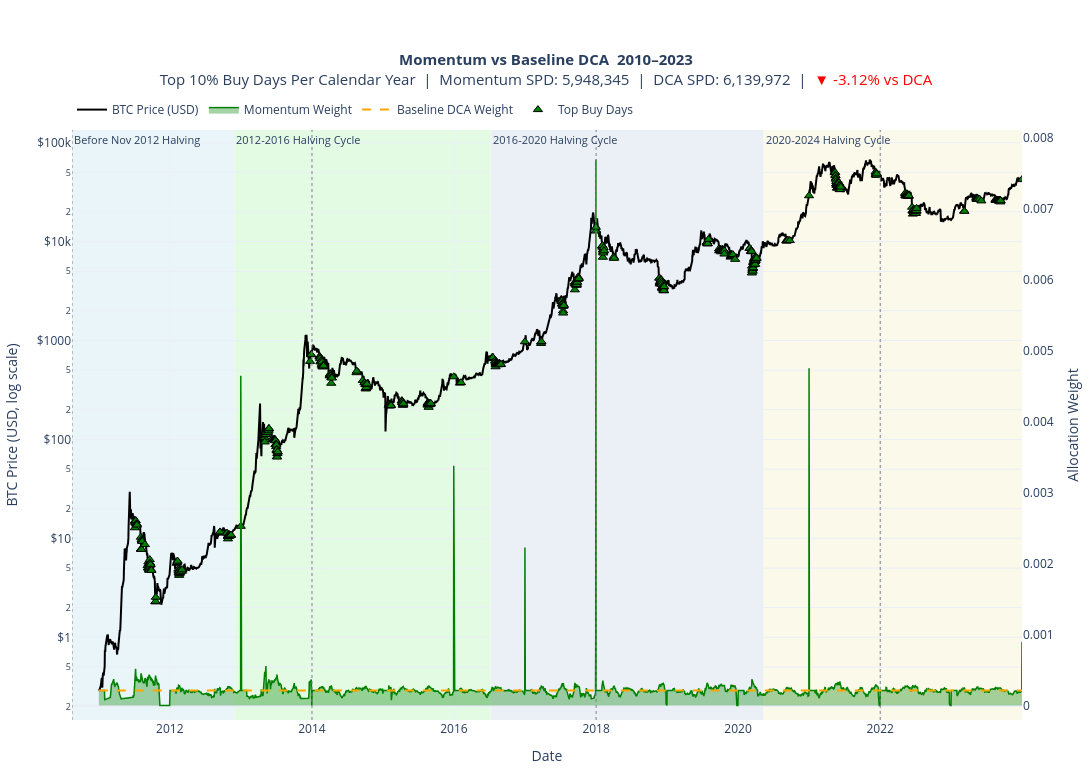

The cell this chart's notebook holds for it:
### Code cell
cols = plots.StrategyColumns(
    weight="momentum_weight",
    spd="sats_per_dollar_dynamic",
    sats_accum="sats_accum_dynamic",
)

# Full period
full_plot = plots.plot_strategy_full_period(plot_df, cols, "Momentum", ("2010-08-16", "2023-12-31"))
plt.show()

### Figure 1 — Plotly figure (JSON) as saved in the notebook; plotly's stock layout.template omitted (floating-point values rounded to 4 significant figures; data arrays with more than 128 entries replaced by an {"elided": "..."} marker saying what was removed)
{"data": [{"customdata": {"elided": "4745x8 mixed values"}, "hovertemplate": "<b>Date</b>: %{x|%Y-%m-%d}<br><b>Year</b>: %{customdata[0]}<br><b>Cycle</b>: %{customdata[1]}<br><b>BTC Price</b>: $%{y:,.2f}<br><b>Momentum Weight</b>: %{customdata[2]:.8f}<br><b>DCA Weight</b>: %{customdata[3]:.8f}<br><b>Momentum sats/$</b>: %{customdata[4]:,.2f}<br><b>DCA sats/$</b>: %{customdata[5]:,.2f}<br><b>Momentum sats accum.</b>: %{customdata[6]:,.2f}<br><b>DCA sats accum.</b>: %{customdata[7]:,.2f}<extra></extra>", "line": {"color": "black", "width": 2}, "mode": "lines", "name": "BTC Price (USD)", "type": "scatter", "x": {"elided": "4745 str values"}, "y": {"elided": "4745 float values"}, "yaxis": "y"}, {"customdata": {"elided": "4745x5 mixed values"}, "fill": "tozeroy", "fillcolor": "rgba(0, 128, 0, 0.35)", "hovertemplate": "<b>Date</b>: %{x|%Y-%m-%d}<br><b>Year</b>: %{customdata[0]}<br><b>Cycle</b>: %{customdata[1]}<br><b>Momentum Weight</b>: %{y:.8f}<br><b>BTC Price</b>: $%{customdata[2]:,.2f}<br><b>Momentum sats/$</b>: %{customdata[3]:,.2f}<br><b>Momentum sats accum.</b>: %{customdata[4]:,.2f}<extra></extra>", "line": {"color": "green", "width": 1.5}, "mode": "lines", "name": "Momentum Weight", "type": "scatter", "x": {"elided": "4745 str values"}, "y": {"elided": "4745 float values"}, "yaxis": "y2"}, {"customdata": {"elided": "4745x5 mixed values"}, "hovertemplate": "<b>Date</b>: %{x|%Y-%m-%d}<br><b>Year</b>: %{customdata[0]}<br><b>Cycle</b>: %{customdata[1]}<br><b>DCA Weight</b>: %{y:.8f}<br><b>BTC Price</b>: $%{customdata[2]:,.2f}<br><b>DCA sats/$</b>: %{customdata[3]:,.2f}<br><b>DCA sats accum.</b>: %{customdata[4]:,.2f}<extra></extra>", "line": {"color": "orange", "dash": "dash", "width": 2}, "mode": "lines", "name": "Baseline DCA Weight", "type": "scatter", "x": {"elided": "4745 str values"}, "y": {"elided": "4745 float values"}, "yaxis": "y2"}, {"customdata": {"elided": "481x3 float values"}, "hovertemplate": "<b>Top Buy Date</b>: %{x|%Y-%m-%d}<br><b>Year</b>: %{customdata[0]}<br><b>BTC Price</b>: $%{y:,.2f}<br><b>Momentum Weight</b>: %{customdata[1]:.8f}<br><b>Year Threshold</b>: %{customdata[2]:.8f}<extra></extra>", "marker": {"color": "green", "line": {"color": "black", "width": 1}, "size": 8, "symbol": "triangle-up"}, "mode": "markers", "name": "Top Buy Days", "type": "scatter", "x": {"elided": "481 str values"}, "y": {"elided": "481 float values"}, "yaxis": "y"}], "layout": {"annotations": [{"font": {"size": 11}, "showarrow": false, "text": "Before Nov 2012 Halving", "x": "2010-08-16T00:00:00", "xanchor": "left", "xref": "x", "y": 1, "yanchor": "top", "yref": "y domain"}, {"font": {"size": 11}, "showarrow": false, "text": "2012-2016 Halving Cycle", "x": "2012-11-28T00:00:00", "xanchor": "left", "xref": "x", "y": 1, "yanchor": "top", "yref": "y domain"}, {"font": {"size": 11}, "showarrow": false, "text": "2016-2020 Halving Cycle", "x": "2016-07-09T00:00:00", "xanchor": "left", "xref": "x", "y": 1, "yanchor": "top", "yref": "y domain"}, {"font": {"size": 11}, "showarrow": false, "text": "2020-2024 Halving Cycle", "x": "2020-05-11T00:00:00", "xanchor": "left", "xref": "x", "y": 1, "yanchor": "top", "yref": "y domain"}], "height": 780, "hovermode": "x unified", "legend": {"orientation": "h", "x": 0, "xanchor": "left", "y": 1.01, "yanchor": "bottom"}, "margin": {"b": 60, "l": 70, "r": 70, "t": 130}, "shapes": [{"fillcolor": "rgba(173, 216, 230, 0.25)", "layer": "below", "line": {"width": 0}, "opacity": 1, "type": "rect", "x0": "2010-08-16T00:00:00", "x1": "2012-11-27T00:00:00", "xref": "x", "y0": 0, "y1": 1, "yref": "y domain"}, {"fillcolor": "rgba(144, 238, 144, 0.25)", "layer": "below", "line": {"width": 0}, "opacity": 1, "type": "rect", "x0": "2012-11-28T00:00:00", "x1": "2016-07-08T00:00:00", "xref": "x", "y0": 0, "y1": 1, "yref": "y domain"}, {"fillcolor": "rgba(176, 196, 222, 0.25)", "layer": "below", "line": {"width": 0}, "opacity": 1, "type": "rect", "x0": "2016-07-09T00:00:00", "x1": "2020-05-10T00:00:00", "xref": "x", "y0": 0, "y1": 1, "yref": "y domain"}, {"fillcolor": "rgba(238, 232, 170, 0.25)", "layer": "below", "line": {"width": 0}, "opacity": 1, "type": "rect", "x0": "2020-05-11T00:00:00", "x1": "2023-12-31T00:00:00", "xref": "x", "y0": 0, "y1": 1, "yref": "y domain"}, {"line": {"color": "gray", "dash": "dot", "width": 1}, "type": "line", "x0": "2010-08-16T00:00:00", "x1": "2010-08-16T00:00:00", "xref": "x", "y0": 0, "y1": 1, "yref": "y domain"}, {"line": {"color": "gray", "dash": "dot", "width": 1}, "type": "line", "x0": "2014-01-01T00:00:00", "x1": "2014-01-01T00:00:00", "xref": "x", "y0": 0, "y1": 1, "yref": "y domain"}, {"line": {"color": "gray", "dash": "dot", "width": 1}, "type": "line", "x0": "2018-01-01T00:00:00", "x1": "2018-01-01T00:00:00", "xref": "x", "y0": 0, "y1": 1, "yref": "y domain"}, {"line": {"color": "gray", "dash": "dot", "width": 1}, "type": "line", "x0": "2022-01-01T00:00:00", "x1": "2022-01-01T00:00:00", "xref": "x", "y0": 0, "y1": 1, "yref": "y domain"}], "title": {"font": {"size": 15}, "text": "<b>Momentum vs Baseline DCA  2010–2023</b><br>Top 10% Buy Days Per Calendar Year  |  Momentum SPD: 5,948,345  |  DCA SPD: 6,139,972  |  <span style='color:red;'>▼ -3.12% vs DCA</span>", "x": 0.5}, "width": 1450, "xaxis": {"range": ["2010-08-16T00:00:00", "2023-12-31T00:00:00"], "showgrid": true, "title": {"text": "Date"}}, "yaxis": {"showgrid": true, "side": "left", "tickprefix": "$", "title": {"text": "BTC Price (USD, log scale)"}, "type": "log"}, "yaxis2": {"overlaying": "y", "showgrid": false, "side": "right", "title": {"text": "Allocation Weight"}}}}
